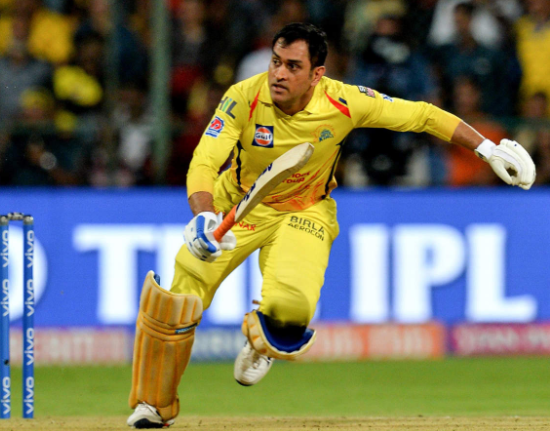
#> input picture Geometric Transformation of images and image thresholdig/dhoni.PNG, 550 x 431 px, found by its file name
$ python display_image.py
#> lines starting #> are read from the running program, lines starting #| are printed output that depends on the picture; after the words box and inside, x2 and y2 are one past the last pixel; in counts of white or black regions, pixels touching at a corner belong together

import cv2
import numpy as np

img = cv2.imread('dhoni.png', 0)
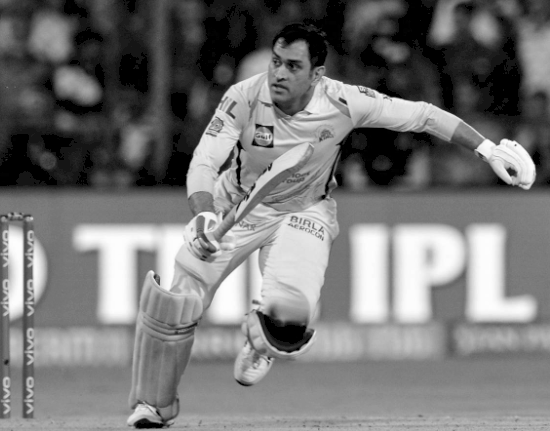
#> img: shape (431, 550); min 0, max 254, mean 118.8
eye = img[155:170, 180:200]
img[0:15, 25:45] = eye
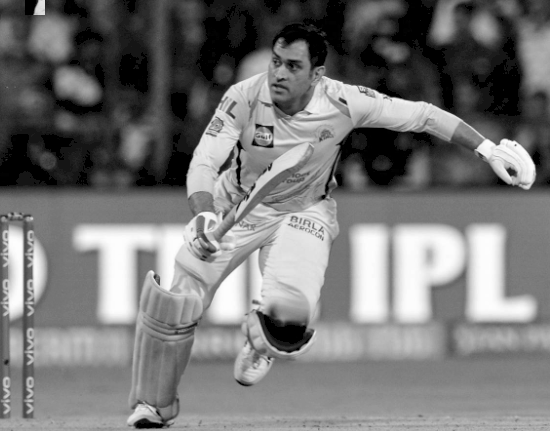
#> img: shape (431, 550); 0.13% of pixels changed, all inside (x1, y1, x2, y2) = (25, 0, 45, 15)
cv2.imshow('image', img)
k = cv2.waitKey(0)
#> (key Esc is pressed here)
if k == 27:
    cv2.destroyAllWindows()
elif k == ord('s'):
    cv2.imwrite('dhoni.png', img)
    cv2.destroyAllWindows()

$ run again, with Geometric Transformation of images and image thresholdig/tp1.png copied over Geometric Transformation of images and image thresholdig/dhoni.PNG
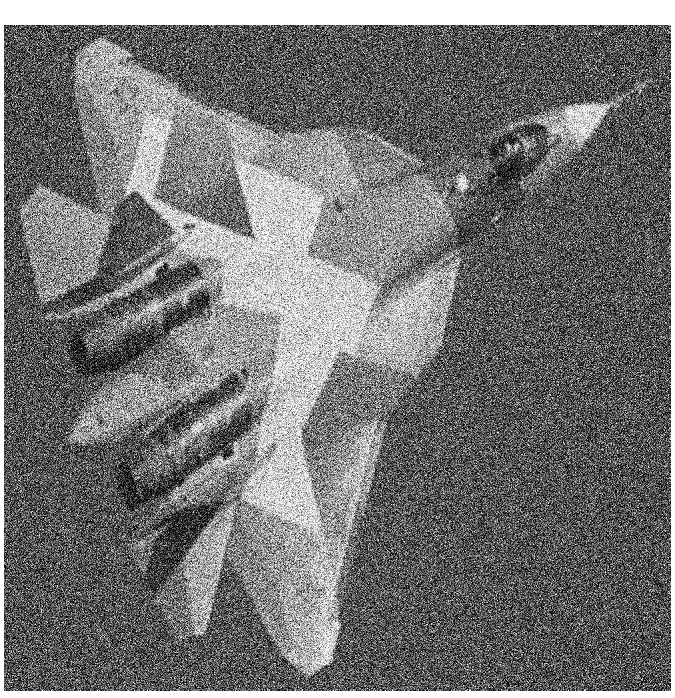
#> input picture Geometric Transformation of images and image thresholdig/tp1.png, 675 x 698 px, found by its file name
#> img is the input picture: shape (698, 675); min 0, max 255, mean 116.7
#> `img[0:15, 25:45] = eye`:
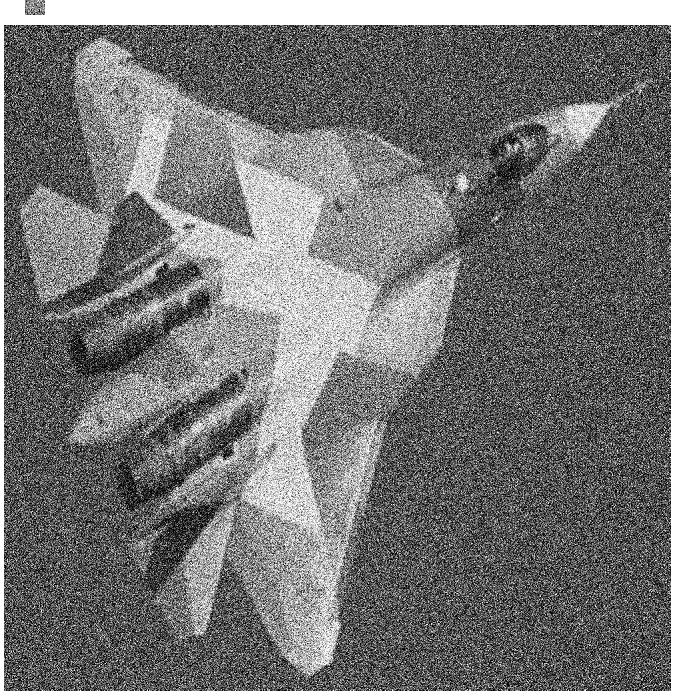
#> img: shape (698, 675); 0.06% of pixels changed, all inside (x1, y1, x2, y2) = (25, 0, 45, 15)
